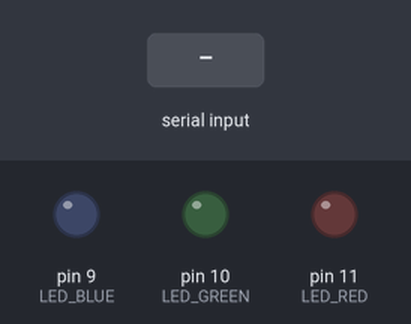
This sketch was run on a simulated Arduino Uno, built with avr-gcc and run on an emulated ATmega328P. On the bench: output pins drawn as LEDs (lit = HIGH). Inputs (shaded band) come from the test bench.

Above: at 1.2 s.
1.3 s: "A" received over Serial
At 2.0 s:
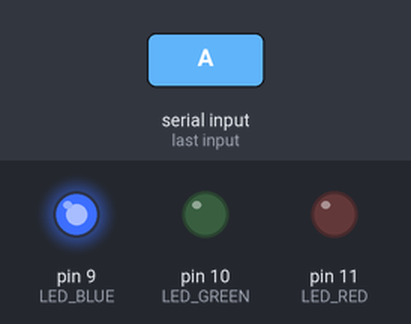
2.8 s: "R" received over Serial
At 3.1 s:
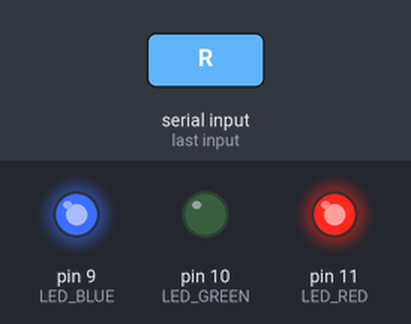
4.3 s: "a" received over Serial
At 5.5 s:
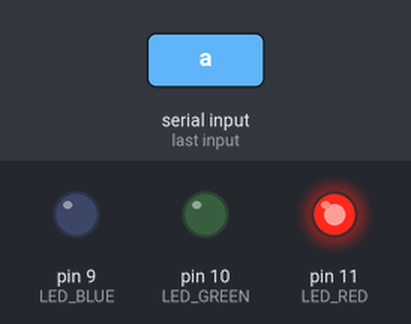
5.8 s: "G" received over Serial
At 6.6 s:
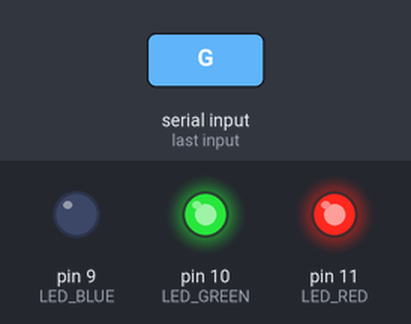
7.3 s: "r" received over Serial
At 7.8 s:
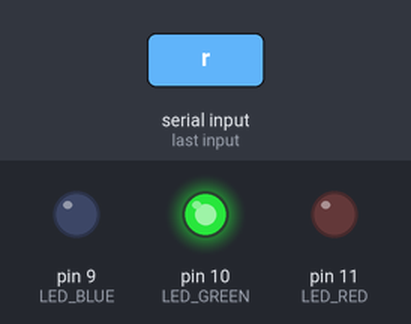
8.8 s: "A" received over Serial
At 10.1 s:
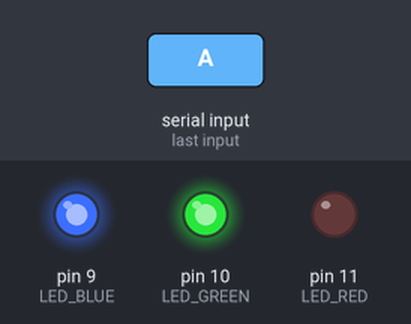
Timing chart, 0 to 11.3 s (numbered marks = the images above; inputs shaded):
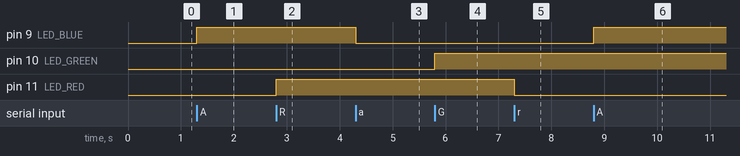

Measured:
- after the input at 1.3 s, pin 9 (LED_BLUE): LOW → HIGH at once
- after the input at 2.8 s, pin 11 (LED_RED): LOW → HIGH at once
- after the input at 4.3 s, pin 9 (LED_BLUE): HIGH → LOW at once
- after the input at 5.8 s, pin 10 (LED_GREEN): LOW → HIGH at once
- after the input at 7.3 s, pin 11 (LED_RED): HIGH → LOW at once
- after the input at 8.8 s, pin 9 (LED_BLUE): LOW → HIGH at once

The sketch:

comunicacao-serial.ino
```cpp
const int LED_BLUE = 9;
const int LED_GREEN = 10;
const int LED_RED = 11;

void setup () {
  Serial.begin(9600); //configura comunicacao serial com 9600 bps
  pinMode(LED_BLUE, OUTPUT); //configura pino do led como saída
  pinMode(LED_GREEN, OUTPUT);
  pinMode(LED_RED, OUTPUT);
}

void loop () {
  if (Serial.available()) {         //se byte pronto para leitura
    switch(Serial.read()) {           //verifica qual caracter recebido
      case 'A':                 //Caso 'A'
        digitalWrite(LED_BLUE,HIGH); //inverte estado do LED
        break;
      case 'a':
        digitalWrite(LED_BLUE,LOW);
        break;
      case 'R':
        digitalWrite(LED_RED,HIGH);
        break;
      case 'r':
        digitalWrite(LED_RED,LOW);
        break;
      case 'G':
        digitalWrite(LED_GREEN,!digitalRead(LED_GREEN));
        break;
    }
  }
}
```
